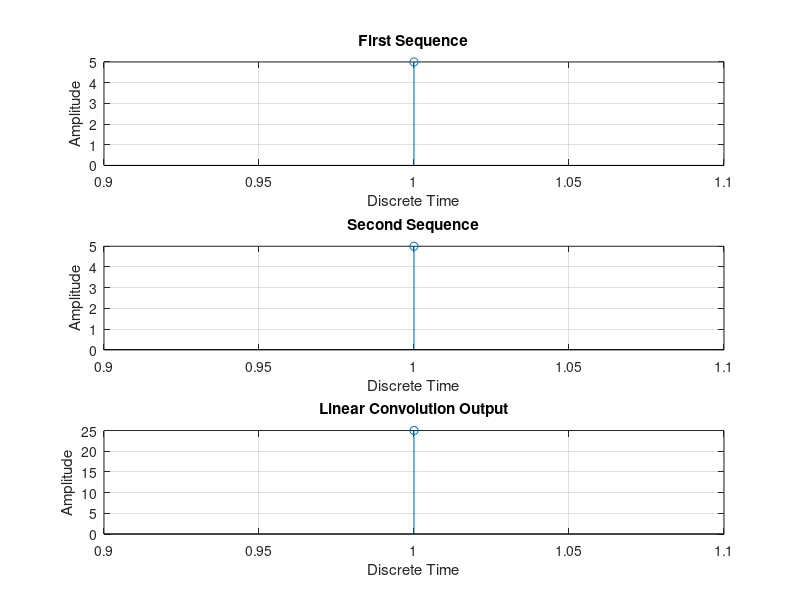

The MATLAB script that drew this image:
%Matlab Program to find linear convolution using circular convolution


clc
clear all
close all

x=input('Enter the first sequence')
h=input('Enter the second sequence')
N=length(x)+length(h)-1

%Method 1
disp('Circular Convolution output sequence is')
y1=cconv(x,h,N)%cconv is the matlab command to do circular convolution
y2=conv(x,h) %y2 should be equal to y1

%To plot the sequences
%Divide the figure window into 3 rows, 1 column
%And select the first position in that
subplot(3,1,1)
stem(x)
grid on
xlabel('Discrete Time')
ylabel('Amplitude')
title('First Sequence')

%Divide the figure window into 3 rows, 1 column
%And select the second position in that
subplot(3,1,2)
stem(h)
grid on
xlabel('Discrete Time')
ylabel('Amplitude')
title('Second Sequence')

%Divide the figure window into 3 rows, 1 column
%And select the third position in that
subplot(3,1,3)
stem(y1)
grid on
xlabel('Discrete Time')
ylabel('Amplitude')
title('Linear Convolution Output')